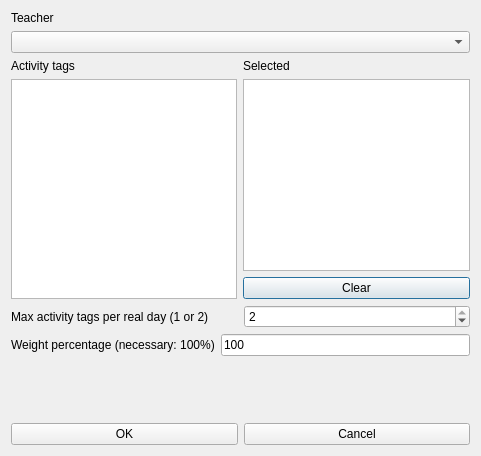
<?xml version="1.0" encoding="UTF-8"?>
<ui version="4.0">
 <class>ModifyConstraintTeacherMaxActivityTagsPerRealDayFromSetForm_template</class>
 <widget class="QDialog" name="ModifyConstraintTeacherMaxActivityTagsPerRealDayFromSetForm_template">
  <property name="geometry">
   <rect>
    <x>0</x>
    <y>0</y>
    <width>481</width>
    <height>456</height>
   </rect>
  </property>
  <property name="windowTitle">
   <string extracomment="This is the title of the dialog to add a new constraint of this type">Modify teacher max activity tags per real day from set</string>
  </property>
  <layout class="QVBoxLayout" name="verticalLayout_4">
   <item>
    <layout class="QVBoxLayout" name="verticalLayout_3">
     <item>
      <widget class="QLabel" name="teacherTextLabel">
       <property name="frameShape">
        <enum>QFrame::NoFrame</enum>
       </property>
       <property name="frameShadow">
        <enum>QFrame::Plain</enum>
       </property>
       <property name="text">
        <string>Teacher</string>
       </property>
       <property name="wordWrap">
        <bool>false</bool>
       </property>
      </widget>
     </item>
     <item>
      <widget class="QComboBox" name="teachersComboBox">
       <property name="editable">
        <bool>false</bool>
       </property>
       <property name="insertPolicy">
        <enum>QComboBox::NoInsert</enum>
       </property>
       <property name="duplicatesEnabled">
        <bool>false</bool>
       </property>
      </widget>
     </item>
    </layout>
   </item>
   <item>
    <layout class="QHBoxLayout" name="horizontalLayout_4">
     <item>
      <layout class="QVBoxLayout" name="verticalLayout_2">
       <item>
        <widget class="QLabel" name="label_2">
         <property name="text">
          <string>Activity tags</string>
         </property>
        </widget>
       </item>
       <item>
        <widget class="QListWidget" name="allActivityTagsListWidget"/>
       </item>
      </layout>
     </item>
     <item>
      <layout class="QVBoxLayout" name="verticalLayout">
       <item>
        <widget class="QLabel" name="label_3">
         <property name="text">
          <string comment="It refers to activity tags">Selected</string>
         </property>
        </widget>
       </item>
       <item>
        <widget class="QListWidget" name="selectedActivityTagsListWidget"/>
       </item>
       <item>
        <widget class="QPushButton" name="clearActivityTagsPushButton">
         <property name="text">
          <string>Clear</string>
         </property>
        </widget>
       </item>
      </layout>
     </item>
    </layout>
   </item>
   <item>
    <layout class="QHBoxLayout" name="horizontalLayout">
     <item>
      <widget class="QLabel" name="label">
       <property name="text">
        <string>Max activity tags per real day (1 or 2)</string>
       </property>
      </widget>
     </item>
     <item>
      <widget class="QSpinBox" name="maxActivityTagsSpinBox">
       <property name="minimum">
        <number>1</number>
       </property>
       <property name="maximum">
        <number>2</number>
       </property>
       <property name="value">
        <number>2</number>
       </property>
      </widget>
     </item>
    </layout>
   </item>
   <item>
    <layout class="QHBoxLayout" name="horizontalLayout_2">
     <item>
      <widget class="QLabel" name="weightTextLabel">
       <property name="frameShape">
        <enum>QFrame::NoFrame</enum>
       </property>
       <property name="frameShadow">
        <enum>QFrame::Plain</enum>
       </property>
       <property name="text">
        <string>Weight percentage (necessary: 100%)</string>
       </property>
       <property name="wordWrap">
        <bool>false</bool>
       </property>
      </widget>
     </item>
     <item>
      <widget class="QLineEdit" name="weightLineEdit">
       <property name="text">
        <string notr="true">100</string>
       </property>
      </widget>
     </item>
    </layout>
   </item>
   <item>
    <spacer name="verticalSpacer">
     <property name="orientation">
      <enum>Qt::Vertical</enum>
     </property>
     <property name="sizeHint" stdset="0">
      <size>
       <width>20</width>
       <height>32</height>
      </size>
     </property>
    </spacer>
   </item>
   <item>
    <layout class="QHBoxLayout" name="horizontalLayout_3">
     <item>
      <widget class="QPushButton" name="okPushButton">
       <property name="text">
        <string>OK</string>
       </property>
      </widget>
     </item>
     <item>
      <widget class="QPushButton" name="cancelPushButton">
       <property name="text">
        <string>Cancel</string>
       </property>
      </widget>
     </item>
    </layout>
   </item>
  </layout>
 </widget>
 <layoutdefault spacing="6" margin="11"/>
 <resources/>
 <connections/>
</ui>
